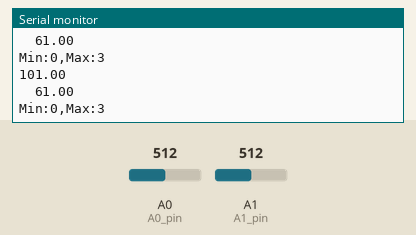
This sketch was run on a simulated Arduino Uno, built with avr-gcc and run on an emulated ATmega328P. On the bench: the last lines printed to the serial monitor. Inputs (shaded band) come from the test bench; at power-on: A0 (A0_pin) = 512, A1 (A1_pin) = 512.

Above: at 1.2 s.
1.3 s: A0 (A0_pin) set to 716
At 2.4 s:
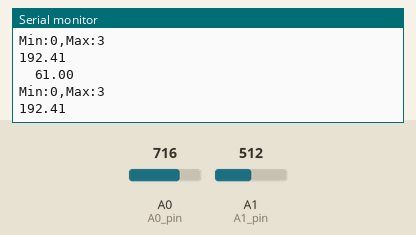
2.8 s: A1 (A1_pin) set to 716
At 3.5 s:
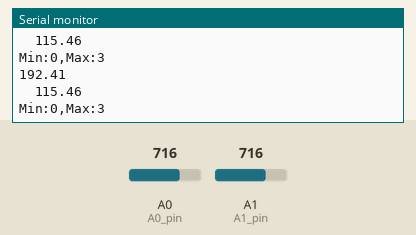
4.3 s: A0 (A0_pin) set to 900
At 4.8 s:
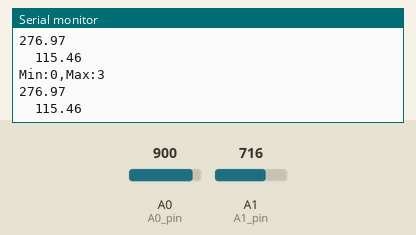
5.8 s: A1 (A1_pin) set to 900
At 6.9 s:
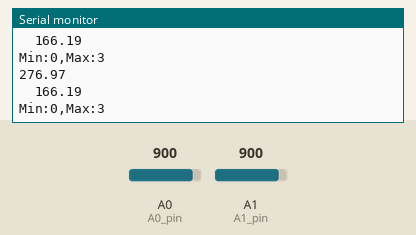
Timing chart, 0 to 8.3 s (numbered marks = the images above; inputs shaded):
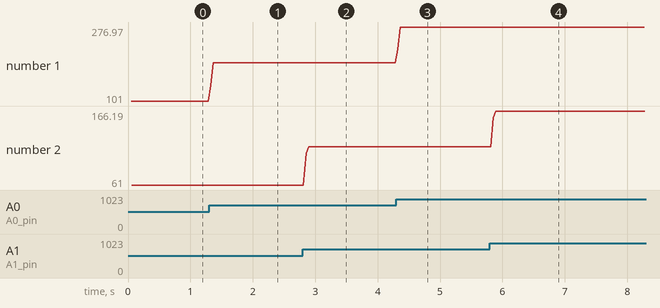

Measured:
- after the input at 1.3 s, the serial monitor: prints a new line at once (image 1)
- after the input at 2.8 s, the serial monitor: prints a new line after 0.05 s (image 2)
- after the input at 4.3 s, the serial monitor: prints a new line at once (image 3)
- after the input at 5.8 s, the serial monitor: prints a new line after 0.05 s (image 4)
- plotted number 1: 101 → 192.41 after the input at 1.3 s, 192.41 → 276.97 after the input at 4.3 s
- plotted number 2: 61 → 115.46 after the input at 2.8 s, 115.46 → 166.19 after the input at 5.8 s

The sketch:

Alyssa-code.ino
```cpp
const int A0_pin = A0;  // Analog input pin for muscle 1
const int A1_pin = A1;  // Analog input pin for muscle 2
const int samples = 10;  // Number of samples
const float lowerThresholdFilter = 0.9;  // Lower threshold for filtering
const float upperThresholdFilter = 1.2;  // Upper threshold for filtering
const int peakCountRequired = 3;  // Number of peaks required
const unsigned long peakDetectionTime = 3500;  // Time frame for peak detection (in milliseconds)


double valorSensor0, valorSensor1;
double valorEmg0, valorEmg1;
double norm0,norm1;
double v_rec0[samples], v_rec1[samples];  // Arrays to store rectified values // 4000 milliseconds = 4 seconds
int num = 0;  // Sample counter


unsigned long peakStartTime = 0;
int peakCount0 = 0;
int peakCount1 = 0;

void setup() {
  Serial.begin(9600);
}

void loop() {
  // Capture data from channel A0 (muscle 1 - m1)
  valorSensor0 = analogRead(A0_pin);
  valorEmg0 = map(valorSensor0, 0, 1023, 0, 500); //#don't edit!
  norm0 = valorEmg0-149; //#don't edit!

  // Rectification of channel A0 (subtracting 1.5 volts to center at 0)
  v_rec0[num] = abs(norm0);


  // Capture data from channel A1 (muscle 2 - m2)
  valorSensor1 = analogRead(A1_pin);
  valorEmg1 = map(valorSensor1, 0, 1023, 0, 300); //#don't edit!
  norm1 = valorEmg1- 89; //#don't edit!

  // Rectification of channel A1
  v_rec1[num] = abs(norm1);


  if (num == (samples - 1)) {
    // Calculate RMS for each channel for each sample
    float rms0 = calculateRMS(v_rec0, samples);
    float rms1 = calculateRMS(v_rec1, samples);

    // // Check if RMS values are within the specified range
    // if (rms0 > lowerThresholdFilter && rms0 < upperThresholdFilter){
    //   peakCount0++;
    // }
    // if (rms1 > lowerThresholdFilter && rms1 < upperThresholdFilter){
    //   peakCount1++;
    // }

    // // Check if the time frame for peak detection has elapsed
    // if (millis() - peakStartTime >= peakDetectionTime) {
    //   // Reset counts and time
    //   peakCount0 = 0;
    //   peakCount1 = 0;
    //   peakStartTime = millis();
    // }

    // // Check if both signals hit above 0.9 and below 1.2 at least three times within 3.5 seconds
    // if (peakCount0 >= 3 && peakCount1 >= peakCountRequired) {
    //   Serial.println("Condition Met: Both signals hit above 0.9 and below 1.2 at least three times within 3.5 seconds!");
    //   Serial.println("Min:0,Max:3");
    //   Serial.println(rms0);
    //   Serial.println(rms1);
    // } else {
    //   Serial.println("Condition Not Met");
    //   Serial.println("Min:0,Max:3");
    //   Serial.println(rms0);
    //   Serial.println(rms1);
    // }

    // Output or further processing of the features
    Serial.println("Min:0,Max:3");
    Serial.println(rms0);
    //Serial.print(volt0);
    Serial.print("  ");
    //Serial.println(norm0);
    //Serial.println(norm1);
    //Serial.println(v_rec1[num]);
    Serial.println (rms1);

    // Reset the sample counter
    num = 0;
  }

  num = num + 1;
  delay(4);
}

float calculateRMS(double *array, int length) {
  long sumSquared = 0;

  for (int i = 0; i < length; i++) {
    sumSquared += array[i] * array[i];
  }

  return sqrt(sumSquared / length);
}

// Function to check if both signals hit above a threshold at least a certain number of times
bool checkSignalCondition(float signal1, float signal2, float lowerThreshold, float upperThreshold, int countRequired) {
  static int count1 = 0;
  static int count2 = 0;

  if (signal1 > lowerThreshold && signal1 < upperThreshold) {
    count1++;
  } else {
    count1 = 0;
  }

  if (signal2 > lowerThreshold && signal2 < upperThreshold) {
    count2++;
  } else {
    count2 = 0;
  }

  return (count1 >= countRequired) && (count2 >= countRequired);
}
```
